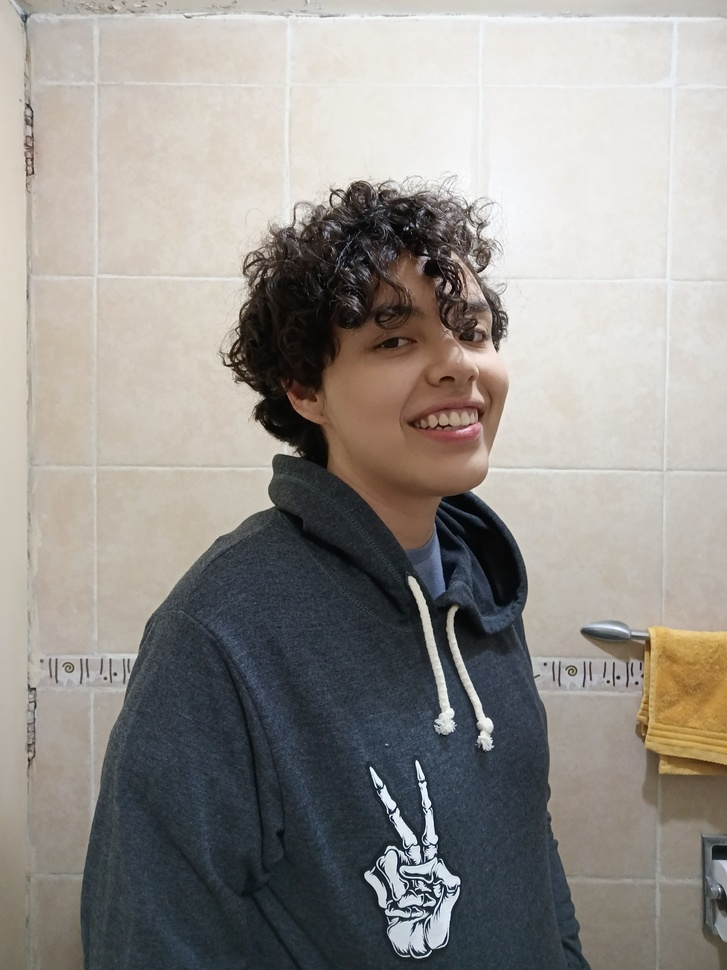
#> input picture imagenes,archivos,etc/a.jpg, 727 x 970 px, shrunk from 1800 x 2401 before the run, found by its file name
$ jupyter execute facedetection.ipynb
#> lines starting #> are read from the running program, lines starting #| are printed output that depends on the picture; after the words box and inside, x2 and y2 are one past the last pixel; in counts of white or black regions, pixels touching at a corner belong together
[cell 1]
import cv2

# Load the pre-trained face detection model
face_cascade = cv2.CascadeClassifier(cv2.data.haarcascades + 'haarcascade_frontalface_default.xml')

# Load the image you want to detect faces in
image_path = 'D:\Practicas_Python\escuela7to/a.jpg'  # Replace with the path to your image
image = cv2.imread(image_path)
#> image is the input picture: shape (970, 727, 3); mean B, G, R 140.4, 145.1, 148.9
gray_image = cv2.cvtColor(image, cv2.COLOR_BGR2GRAY)
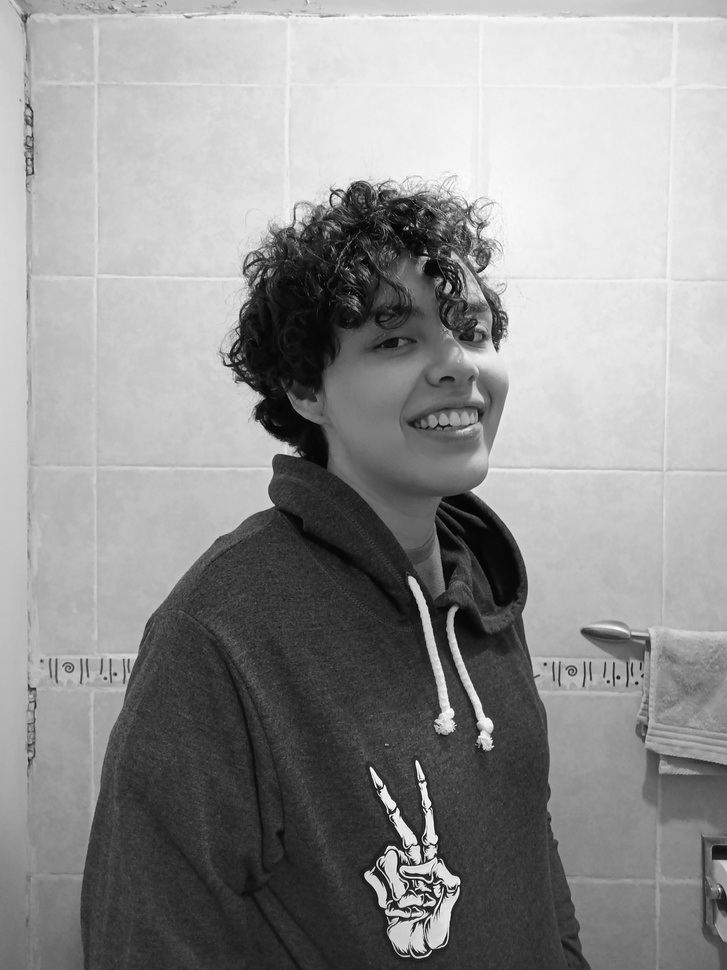
#> gray_image: shape (970, 727); min 0, max 255, mean 145.7

# Detect faces in the image
faces = face_cascade.detectMultiScale(gray_image, scaleFactor=1.3, minNeighbors=5, minSize=(30, 30))
#> faces = ()

# Draw rectangles around detected faces
for (x, y, w, h) in faces:
    cv2.rectangle(image, (x, y), (x + w, y + h), (0, 255, 0), 2)
#> this loop made 0 passes

# Display the image with detected faces
cv2.imshow('Face Detection', image)
cv2.waitKey(0)
cv2.destroyAllWindows()

[cell 2]
import cv2

# Load the pre-trained face detection model
face_cascade = cv2.CascadeClassifier(cv2.data.haarcascades + 'haarcascade_frontalface_default.xml')

# Load the image
image_path = 'D:\Practicas_Python\escuela7to/a.jpg'  # Replace with the path to your image
image = cv2.imread(image_path)
gray = cv2.cvtColor(image, cv2.COLOR_BGR2GRAY)

# Detect faces in the image
faces = face_cascade.detectMultiScale(gray, scaleFactor=1.1, minNeighbors=5, minSize=(30, 30))

# Draw red circles around detected faces
for (x, y, w, h) in faces:
    center_x = x + w // 2
    center_y = y + h // 2
    radius = max(w, h) // 2
    cv2.circle(image, (center_x, center_y), radius, (0, 0, 255), 2)

# Display the image with highlighted faces
cv2.imshow('Face Detection', image)
cv2.waitKey(0)
cv2.destroyAllWindows()

[cell 3]
import cv2
import matplotlib.pyplot as plt

# Cargamos la imagen
image_path = 'D:\Practicas_Python\escuela7to/a.jpg'  # Replace with the path to your image
image = cv2.imread(image_path)

# Cargamos el clasificador de detección de caras preentrenado de OpenCV
face_cascade = cv2.CascadeClassifier(cv2.data.haarcascades + 'haarcascade_frontalface_default.xml')

# Convertimos la imagen a escala de grises
gray = cv2.cvtColor(image, cv2.COLOR_BGR2GRAY)

# Detectamos caras en la imagen
faces = face_cascade.detectMultiScale(gray, scaleFactor=1.1, minNeighbors=5, minSize=(30, 30))

# Dibujamos un círculo alrededor de cada cara detectada
for (x, y, w, h) in faces:
    cv2.circle(image, (x + w // 2, y + h // 2), int(0.6 * w), (0, 255, 0), 2)

# Mostramos la imagen con los círculos
plt.imshow(cv2.cvtColor(image, cv2.COLOR_BGR2RGB))
plt.axis('off')
plt.show()

# Imprimimos el número de caras detectadas
print(f"Número de caras detectadas: {len(faces)}")
#| Número de caras detectadas: 0

[cell 4]
import cv2

# Load the cascade
face_cascade = cv2.CascadeClassifier('haarcascade_frontalface_default.xml')
# Read the input image
img = cv2.imread('D:\Practicas_Python\escuela7to/a.jpg' )
# Convert into grayscale
gray = cv2.cvtColor(img, cv2.COLOR_BGR2GRAY)

# Detect faces
faces = face_cascade.detectMultiScale(gray, 1.1, 4)
# Draw rectangle around the faces
for (x, y, w, h) in faces:
    cv2.rectangle(img, (x, y), (x+w, y+h), (255, 0, 0), 2)
# Display the output
cv2.imshow('img', img)
cv2.waitKey()
#> Out = 27


$ run again, with imagenes,archivos,etc/b.jpg copied over imagenes,archivos,etc/a.jpg
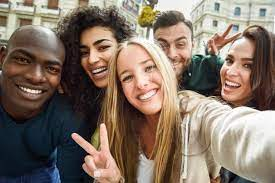
#> input picture imagenes,archivos,etc/b.jpg, 275 x 183 px, found by its file name
#> image is the input picture: shape (183, 275, 3); mean B, G, R 101, 114.1, 130.3
#> `faces = face_cascade.detectMultiScale(gray_image, scaleFactor=1.3, min..`: faces = [[63, 25, 60, 60]]
#> the loop `for (x, y, w, h) in faces:` made 1 pass
#> `faces = face_cascade.detectMultiScale(gray, scaleFactor=1.1, minNeighb..`: faces = [[210, 42, 54, 54], [66, 25, 59, 59]]
#> the loop `for (x, y, w, h) in faces:` made 2 passes
#> (x, y, w, h, center_x, center_y, radius) on passes 1 to 2: (210, 42, 54, 54, 237, 69, 27), (66, 25, 59, 59, 95, 54, 29)
#> the loop `for (x, y, w, h) in faces:` made 2 passes
#> after the loop `for (x, y, w, h) in faces:`:
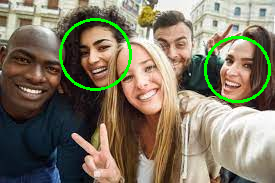
#> image: shape (183, 275, 3); 2.5% of pixels changed, all inside (x1, y1, x2, y2) = (59, 18, 271, 103)
#| Número de caras detectadas: 2
#> `faces = face_cascade.detectMultiScale(gray, 1.1, 4)`: faces = [[148, 25, 49, 49], [210, 42, 54, 54], [66, 25, 59, 59]]
#> the loop `for (x, y, w, h) in faces:` made 3 passes
#> after the loop `for (x, y, w, h) in faces:`:
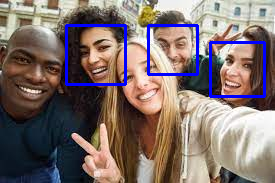
#> img: shape (183, 275, 3); 3.84% of pixels changed, all inside (x1, y1, x2, y2) = (65, 24, 266, 98)
#> Out = 27
